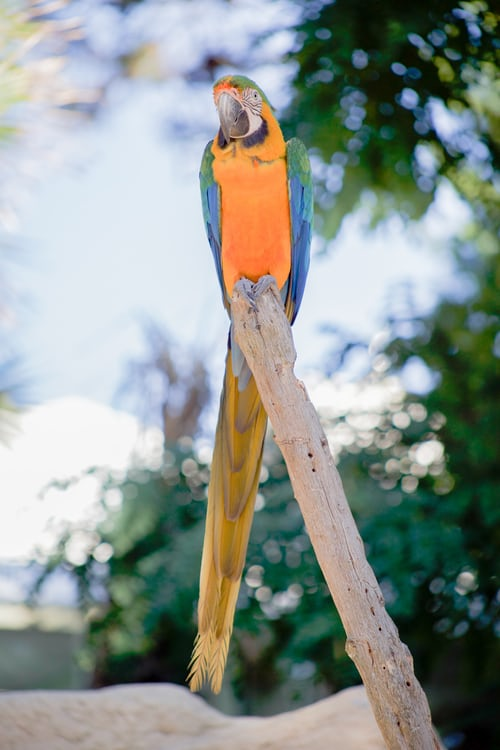
#> input picture Python/Day19/pic.jpg, 500 x 750 px
$ jupyter execute Open_CV.ipynb
#> lines starting #> are read from the running program, lines starting #| are printed output that depends on the picture; after the words box and inside, x2 and y2 are one past the last pixel; in counts of white or black regions, pixels touching at a corner belong together
[cell 1]
##OPENCV

[cell 2]
import cv2
import matplotlib.pyplot as plt

img = cv2.imread("pic.jpg")
#> img is the input picture: shape (750, 500, 3); mean B, G, R 144.1, 149.9, 141
plt.imshow(img)
Img=img

[cell 3]
import cv2
import matplotlib.pyplot as plt
from PIL import ImageTk,Image


img = cv2.imread("pic.jpg", cv2.IMREAD_COLOR)
# plt.imshow(img)

grey_img = cv2.cvtColor(img, cv2.COLOR_BGR2GRAY)
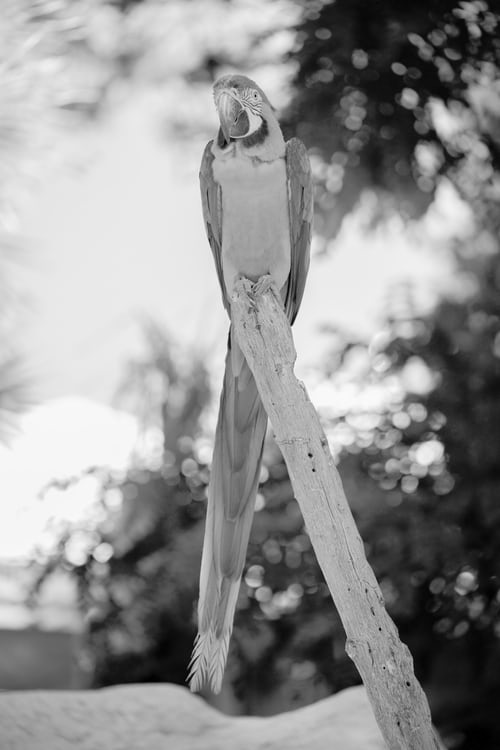
#> grey_img: shape (750, 500); min 0, max 254, mean 146.6
plt.imshow(grey_img, cmap="gray")

[cell 4]
cv2.imwrite("grey.jpg", grey_img)
#> Out = True

[cell 5]
img

[cell 6]
grey_img

[cell 7]
# x=img[0][0]
# print(x)
ans=img.dot([0.0722,0.7152,0.2126])
ans
plt.imshow(ans, cmap="gray")

[cell 8]
img.shape
#> Out = (750, 500, 3)

[cell 9]
import numpy as np
# plt.imshow(Img)
new_img = np.zeros((Img.shape[0],Img.shape[1]))##canvas of black colour

for i in range(Img.shape[0]):
    for j in range(Img.shape[1]):
        k1 = Img[i][j][0]
        k2 = Img[i][j][1]
        k3 = Img[i][j][2]
        k  = 0.114*k1 + 0.587*k2 + 0.299*k3
        new_img[i][j] = k

cv2.imwrite("new.jpg",new_img)
plt.imshow(new_img, cmap="gray")

[cell 10]
# plt.imshow(Img)

for i in range(50):
    for j in range(Img.shape[1]):
            Img[i][j]=255
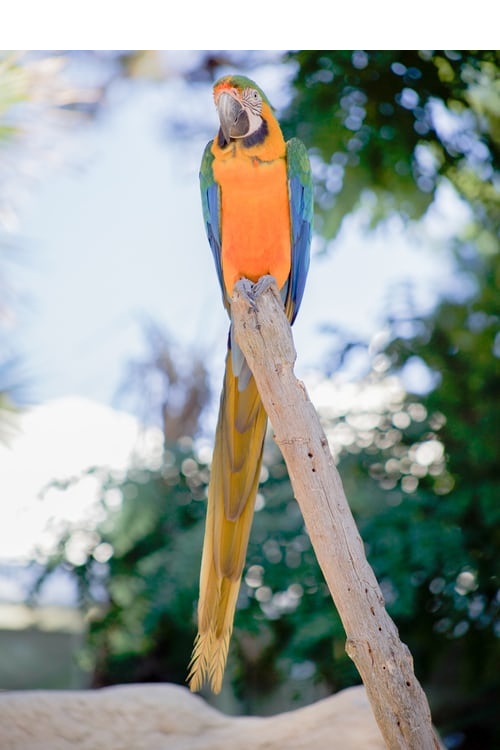
#> Img: shape (750, 500, 3); 6.67% of pixels changed, all inside (x1, y1, x2, y2) = (0, 0, 500, 50)

for i in range(700,750):
    for j in range(Img.shape[1]):
            Img[i][j]=255
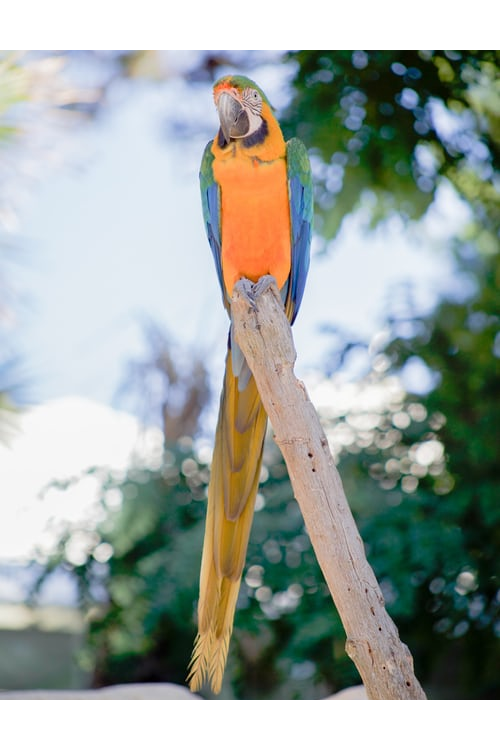
#> Img: shape (750, 500, 3); 6.67% of pixels changed, all inside (x1, y1, x2, y2) = (0, 700, 500, 750)

for i in range(750):
    for j in range(450,500):
            Img[i][j]=255
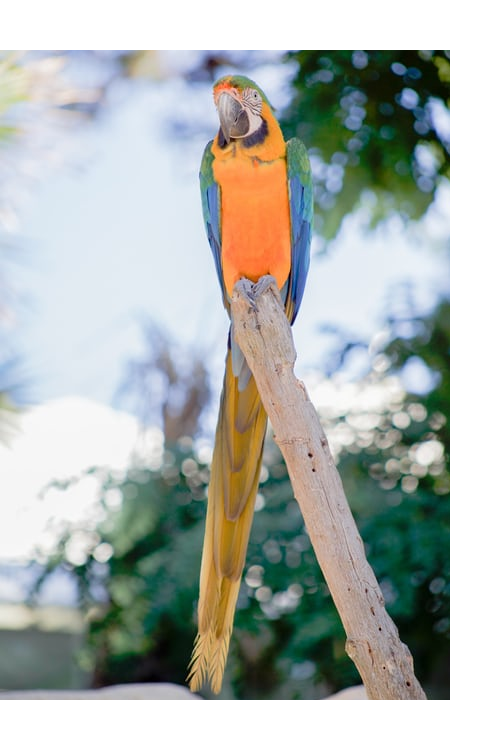
#> Img: shape (750, 500, 3); 8.67% of pixels changed, all inside (x1, y1, x2, y2) = (450, 50, 500, 700)

for i in range(750):
    for j in range(0,45):
            Img[i][j]=255
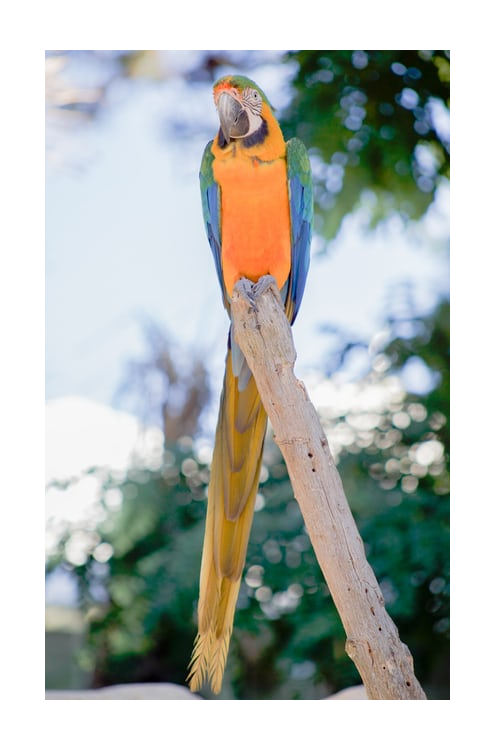
#> Img: shape (750, 500, 3); 7.8% of pixels changed, all inside (x1, y1, x2, y2) = (0, 50, 45, 700)

plt.imshow(Img)

# image resizer

[cell 11]
import cv2
import matplotlib.pyplot as plt

img = cv2.imread("pic.jpg")
print(img.size)
#| 1125000

resized_img = cv2.resize(img, (int(img.shape[1]*4), int(img.shape[0]*4)))
# plt.imshow(resized_img)
print(resized_img.size)
#| 18000000
